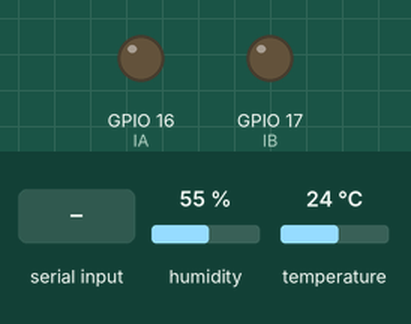
Recording of a sketch running on a simulated ESP32. On the bench: output pins drawn as LEDs (lit = HIGH). The inputs (shaded band) are chosen by the test bench; at power-on: humidity 55 %, temperature 24 °C. WiFi joins after 1.5 s; servers stay silent unless stated; no MQTT or app messages arrive unless stated; what the sketch prints to the serial monitor is not drawn.

Above: at 1.2 s.
1.3 s: "2" received over Serial
At 1.7 s:
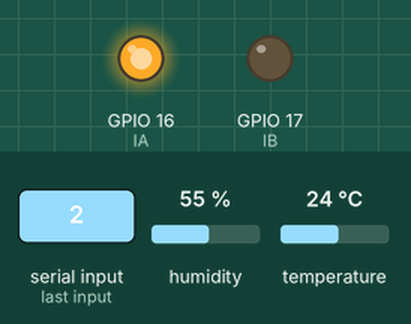
2.8 s: "3" received over Serial
At 4.0 s:
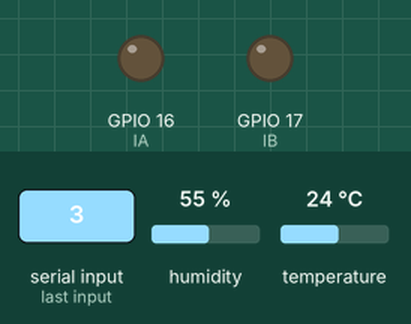
Timing chart, 0 to 5.8 s (numbered marks = the images above; inputs shaded):
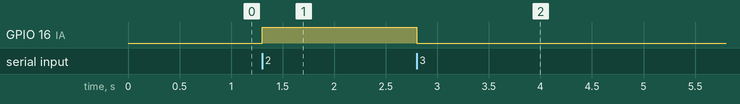

The sketch:

DHT22_MQTT.ino
```cpp
//Library(ZIP)：async_mqtt_client、AsyncTCP
//Library：DHT sensor library、Adafruit Unified Sensor、ESP32 AnalogWrite
//DHT22：3.3V 4  GND
//L9110：5V GND 16 17
//LED(BRG)：3 1 2 GND

#include "DHT.h"
#include <WiFi.h>
#include <AsyncMqttClient.h>
#include <analogWrite.h>
extern "C" {
#include "freertos/FreeRTOS.h"
#include "freertos/timers.h"
}

#define WIFI_SSID "WY1010"
#define WIFI_PASSWORD "20041010311"
#define MQTT_HOST IPAddress(192, 168, 162, 158)
#define MQTT_PORT 1883
// Temperature MQTT Topics
#define MQTT_PUB_TEMP "esp32/dht/temperature"
#define MQTT_PUB_HUM  "esp32/dht/humidity"
// Digital pin connected to the DHT sensor
#define DHTPIN 4
#define DHTTYPE DHT22
#define IA 16
#define IB 17

// Initialize DHT sensor
DHT dht(DHTPIN, DHTTYPE);

// Variables to hold sensor readings
float temp;
float hum;

AsyncMqttClient mqttClient;
TimerHandle_t mqttReconnectTimer;
TimerHandle_t wifiReconnectTimer;

unsigned long previousMillis = 0;   // Stores last time temperature was published
const long interval = 10000;        // Interval at which to publish sensor readings

int Data = 0;

void connectToWifi() {
  Serial.println("Connecting to Wi-Fi...");
  WiFi.begin(WIFI_SSID, WIFI_PASSWORD);
}

void connectToMqtt() {
  Serial.println("Connecting to MQTT...");
  mqttClient.connect();
}

void WiFiEvent(WiFiEvent_t event) {
  Serial.printf("[WiFi-event] event: %d\n", event);
  switch (event) {
    case SYSTEM_EVENT_STA_GOT_IP:
      Serial.println("WiFi connected");
      Serial.println("IP address: ");
      Serial.println(WiFi.localIP());
      connectToMqtt();
      break;
    case SYSTEM_EVENT_STA_DISCONNECTED:
      Serial.println("WiFi lost connection");
      xTimerStop(mqttReconnectTimer, 0); // ensure we don't reconnect to MQTT while reconnecting to Wi-Fi
      xTimerStart(wifiReconnectTimer, 0);
      break;
  }
}

void onMqttConnect(bool sessionPresent) {
  Serial.println("Connected to MQTT.");
  Serial.print("Session present: ");
  Serial.println(sessionPresent);
}

void onMqttDisconnect(AsyncMqttClientDisconnectReason reason) {
  Serial.println("Disconnected from MQTT.");
  if (WiFi.isConnected()) {
    xTimerStart(mqttReconnectTimer, 0);
  }
}

void onMqttPublish(uint16_t packetId) {
  Serial.print("Publish acknowledged.");
  Serial.print("  packetId: ");
  Serial.println(packetId);
}

void setup() {
  pinMode(IA, OUTPUT);
  pinMode(IB, OUTPUT);
  //pinMode(LED_R, OUTPUT);
  //pinMode(LED_B, OUTPUT);
  //pinMode(LED_G, OUTPUT);
  Serial.begin(115200);
  Serial.println();
  dht.begin();
  mqttReconnectTimer = xTimerCreate("mqttTimer", pdMS_TO_TICKS(2000), pdFALSE, (void*)0, reinterpret_cast<TimerCallbackFunction_t>(connectToMqtt));
  wifiReconnectTimer = xTimerCreate("wifiTimer", pdMS_TO_TICKS(2000), pdFALSE, (void*)0, reinterpret_cast<TimerCallbackFunction_t>(connectToWifi));
  WiFi.onEvent(WiFiEvent);
  mqttClient.onConnect(onMqttConnect);
  mqttClient.onDisconnect(onMqttDisconnect);
  mqttClient.onPublish(onMqttPublish);
  mqttClient.setServer(MQTT_HOST, MQTT_PORT);
  connectToWifi();
}

void loop() {
  unsigned long currentMillis = millis();
  if (currentMillis - previousMillis >= interval) {
    // Save the last time a new reading was published
    previousMillis = currentMillis;
    // New DHT sensor readings
    hum = dht.readHumidity();
    // Read temperature as Celsius (the default)
    temp = dht.readTemperature();
    // Read temperature as Fahrenheit (isFahrenheit = true)
    //temp = dht.readTemperature(true);

    // Check if any reads failed and exit early (to try again).
    if (isnan(temp) || isnan(hum)) {
      Serial.println(F("Failed to read from DHT sensor!"));
      hum = 0, temp = 0;
      //return;
    }
    // Publish an MQTT message on topic esp32/dht/temperature
    uint16_t packetIdPub1 = mqttClient.publish(MQTT_PUB_TEMP, 1, true, String(temp).c_str());
    Serial.printf("Publishing on topic %s at QoS 1, packetId: %i", MQTT_PUB_TEMP, packetIdPub1);
    Serial.printf("Message: %.2f \n", temp);

    // Publish an MQTT message on topic esp32/dht/humidity
    uint16_t packetIdPub2 = mqttClient.publish(MQTT_PUB_HUM, 1, true, String(hum).c_str());
    Serial.printf("Publishing on topic %s at QoS 1, packetId %i: ", MQTT_PUB_HUM, packetIdPub2);
    Serial.printf("Message: %.2f \n", hum);
  }

  Data = Serial.read();
  if (Data == '2') {
    Serial.println("開風扇");
    digitalWrite(IA, HIGH);
    digitalWrite(IB, LOW);
  } else if (Data == '3') {
    Serial.println("關風扇");
    digitalWrite(IA, LOW);
    digitalWrite(IB, LOW);
  }
}
```

Measured:
- after the input at 1.3 s, GPIO 16 (IA): LOW → HIGH at once
- after the input at 2.8 s, GPIO 16 (IA): HIGH → LOW at once
